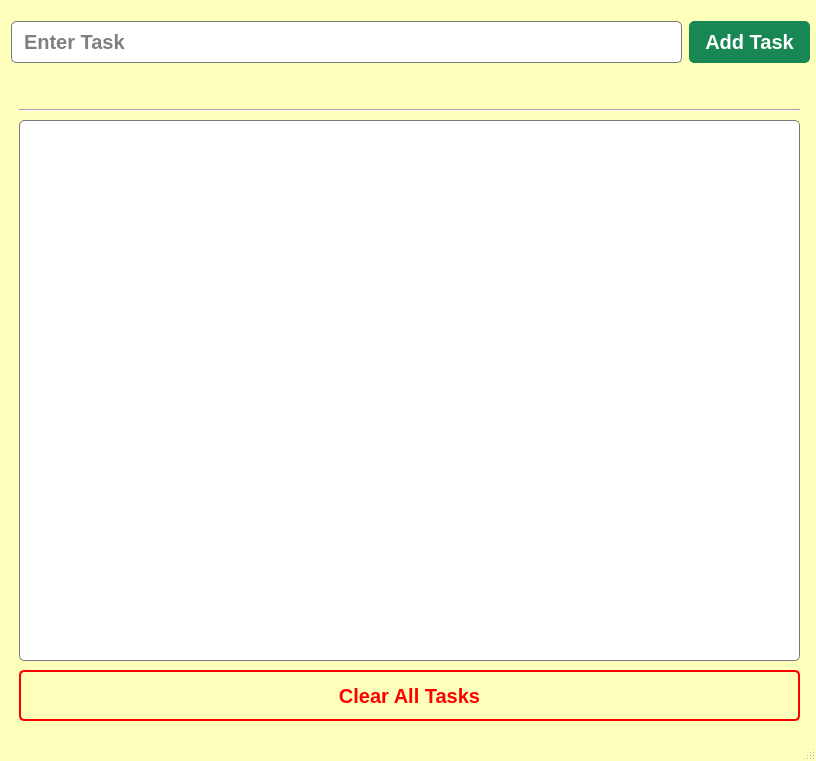
<?xml version="1.0" encoding="UTF-8"?>
<ui version="4.0">
 <class>MainWindow</class>
 <widget class="QMainWindow" name="MainWindow">
  <property name="geometry">
   <rect>
    <x>0</x>
    <y>0</y>
    <width>816</width>
    <height>761</height>
   </rect>
  </property>
  <property name="font">
   <font>
    <family>Trebuchet MS</family>
    <pointsize>18</pointsize>
   </font>
  </property>
  <property name="windowTitle">
   <string>MainWindow</string>
  </property>
  <property name="styleSheet">
   <string notr="true">#MainWindow {
	background: rgb(254, 255, 187)
}</string>
  </property>
  <widget class="QWidget" name="centralwidget">
   <property name="styleSheet">
    <string notr="true">#centralwidget {
		background: rgb(254, 255, 187)
}

#task_form,
#task_submit,
#tasks_clear {
	font-size: 20px;
	height: 40px;
	border-radius: 5px;
	font-weight: 600;
}

#task_form {
	padding-left: 10px;
	padding-right: 10px;
	border: 1px solid #777
}

#task_submit {
	color: white;
	background: #198754;
	border: 1px solid #198754;
	width: 95px;
	padding-left: 5px;
	padding-right: 5px;
}

#task_submit:hover {
	background: #146c43;
	border: 1px solid #146c43
}

#tasks_clear {
	background: rgba(0,0,0,0);
	color: #f00;
	border: 2px solid #f00
}

#tasks_clear:hover{
	background: #f00;
	color: white;
	width: 160px
}
	
#checkbox_list_widget {
	border-radius: 5px;
	background: #fff;
	border: 1px solid #777;
}

#tasks_header {
	color: #777;
	font-weight: 600;
	font-size: 45px
}</string>
   </property>
   <widget class="QWidget" name="widget" native="true">
    <property name="geometry">
     <rect>
      <x>9</x>
      <y>100</y>
      <width>811</width>
      <height>631</height>
     </rect>
    </property>
    <widget class="Line" name="hr">
     <property name="geometry">
      <rect>
       <x>10</x>
       <y>0</y>
       <width>781</width>
       <height>20</height>
      </rect>
     </property>
     <property name="orientation">
      <enum>Qt::Orientation::Horizontal</enum>
     </property>
    </widget>
    <widget class="QListWidget" name="checkbox_list_widget">
     <property name="geometry">
      <rect>
       <x>10</x>
       <y>20</y>
       <width>781</width>
       <height>541</height>
      </rect>
     </property>
     <property name="font">
      <font>
       <family>Trebuchet MS</family>
       <pointsize>16</pointsize>
      </font>
     </property>
    </widget>
    <widget class="QLabel" name="empty">
     <property name="geometry">
      <rect>
       <x>10</x>
       <y>240</y>
       <width>781</width>
       <height>81</height>
      </rect>
     </property>
     <property name="font">
      <font>
       <family>Trebuchet MS</family>
       <pointsize>20</pointsize>
      </font>
     </property>
     <property name="styleSheet">
      <string notr="true">#empty {
	color: #777
}</string>
     </property>
     <property name="text">
      <string/>
     </property>
     <property name="alignment">
      <set>Qt::AlignmentFlag::AlignCenter</set>
     </property>
    </widget>
    <widget class="QPushButton" name="tasks_clear">
     <property name="geometry">
      <rect>
       <x>10</x>
       <y>570</y>
       <width>781</width>
       <height>51</height>
      </rect>
     </property>
     <property name="styleSheet">
      <string notr="true">QPushButton::icon {
color: red;
}</string>
     </property>
     <property name="text">
      <string>Clear All Tasks</string>
     </property>
    </widget>
    <widget class="QLabel" name="label">
     <property name="geometry">
      <rect>
       <x>750</x>
       <y>580</y>
       <width>31</width>
       <height>31</height>
      </rect>
     </property>
     <property name="text">
      <string/>
     </property>
     <property name="pixmap">
      <pixmap resource="../resources/resources.qrc">:/general/delete.818x1024.png</pixmap>
     </property>
     <property name="scaledContents">
      <bool>true</bool>
     </property>
    </widget>
   </widget>
   <widget class="QLabel" name="error_label">
    <property name="geometry">
     <rect>
      <x>20</x>
      <y>70</y>
      <width>781</width>
      <height>31</height>
     </rect>
    </property>
    <property name="font">
     <font>
      <family>Trebuchet MS</family>
      <pointsize>12</pointsize>
     </font>
    </property>
    <property name="styleSheet">
     <string notr="true">#error_label {
	color:red;
}</string>
    </property>
    <property name="text">
     <string/>
    </property>
    <property name="alignment">
     <set>Qt::AlignmentFlag::AlignCenter</set>
    </property>
   </widget>
   <widget class="QWidget" name="layoutWidget">
    <property name="geometry">
     <rect>
      <x>0</x>
      <y>0</y>
      <width>2</width>
      <height>2</height>
     </rect>
    </property>
    <layout class="QVBoxLayout" name="verticalLayout"/>
   </widget>
   <widget class="QLineEdit" name="task_form">
    <property name="geometry">
     <rect>
      <x>11</x>
      <y>21</y>
      <width>671</width>
      <height>42</height>
     </rect>
    </property>
    <property name="styleSheet">
     <string notr="true"/>
    </property>
    <property name="text">
     <string/>
    </property>
    <property name="dragEnabled">
     <bool>false</bool>
    </property>
    <property name="placeholderText">
     <string>Enter Task</string>
    </property>
   </widget>
   <widget class="QPushButton" name="task_submit">
    <property name="geometry">
     <rect>
      <x>689</x>
      <y>21</y>
      <width>121</width>
      <height>42</height>
     </rect>
    </property>
    <property name="sizePolicy">
     <sizepolicy hsizetype="Minimum" vsizetype="Preferred">
      <horstretch>0</horstretch>
      <verstretch>0</verstretch>
     </sizepolicy>
    </property>
    <property name="styleSheet">
     <string notr="true"/>
    </property>
    <property name="text">
     <string>Add Task</string>
    </property>
    <property name="icon">
     <iconset resource="../resources/resources.qrc">
      <normaloff>:/general/pencil-lower-left.1024x1024.png</normaloff>:/general/pencil-lower-left.1024x1024.png</iconset>
    </property>
   </widget>
  </widget>
  <widget class="QMenuBar" name="menubar">
   <property name="geometry">
    <rect>
     <x>0</x>
     <y>0</y>
     <width>816</width>
     <height>22</height>
    </rect>
   </property>
  </widget>
  <widget class="QStatusBar" name="statusbar"/>
 </widget>
 <resources>
  <include location="../resources/resources.qrc"/>
 </resources>
 <connections/>
</ui>
